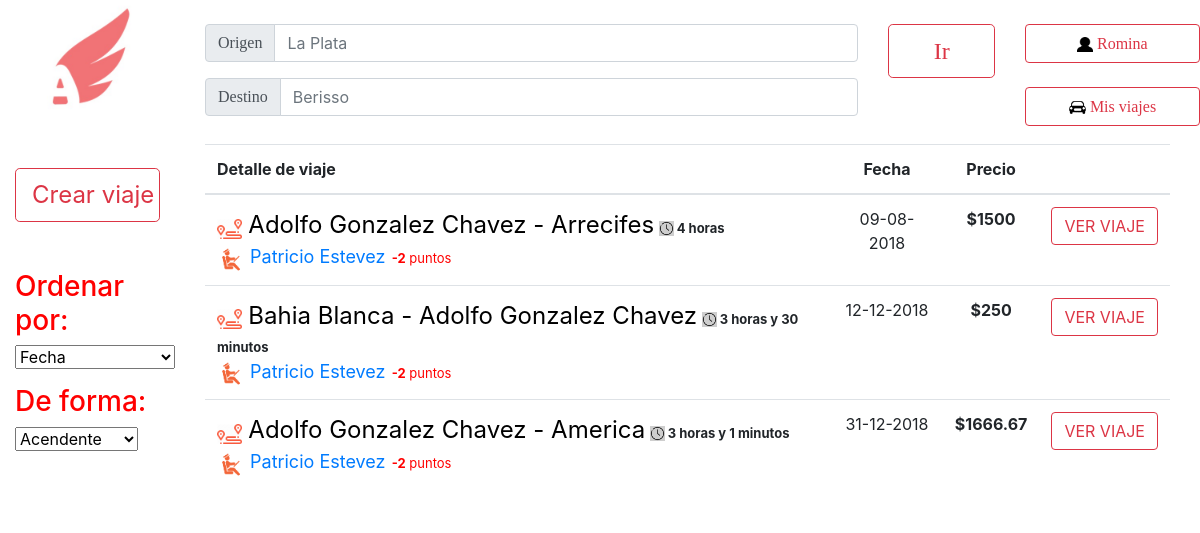
The app's page /PaginaPrincipal.php?inicio=romi.albertdi@gmail.com (signed in), older data.
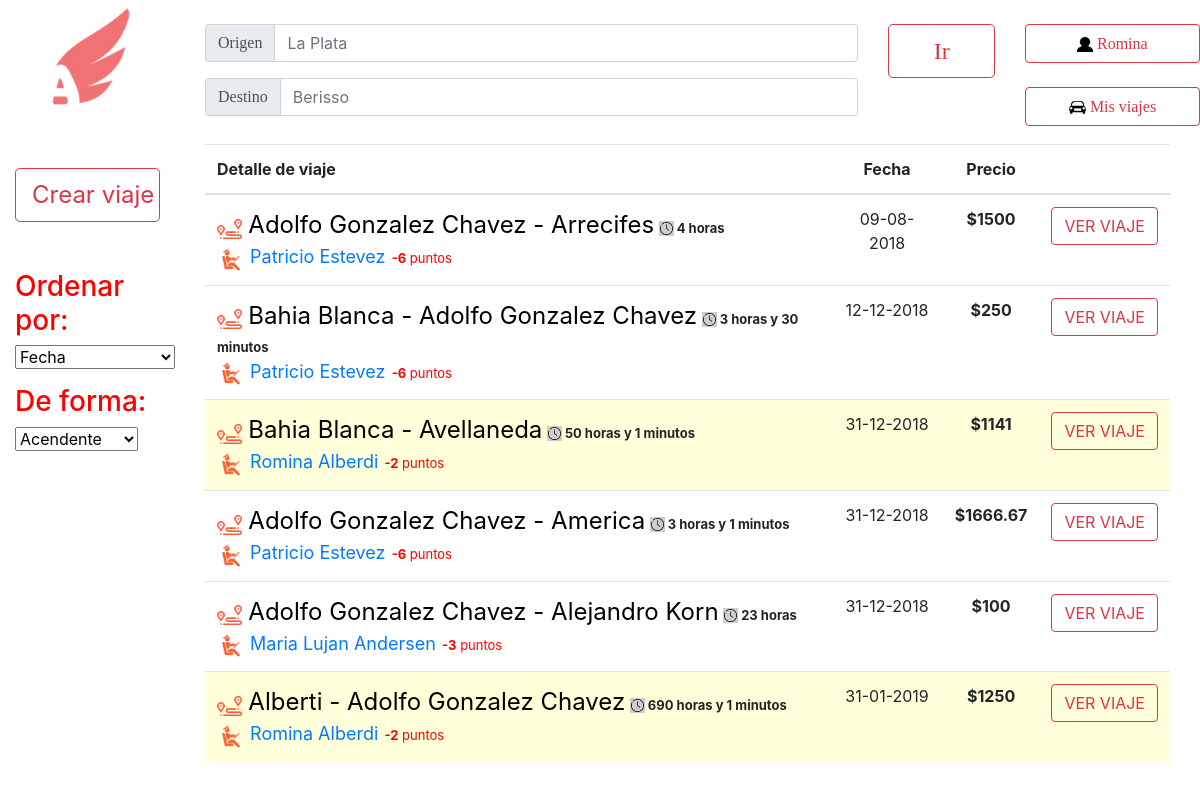
The same page, newer data.
### tables this page shows
CREATE TABLE IF NOT EXISTS `viajes` (
  `IDviaje` int(11) NOT NULL AUTO_INCREMENT,
  `fecha` date NOT NULL,
  `hora` time NOT NULL,
  `IDvehiculo` int(50) NOT NULL,
  `IDconductor` int(50) NOT NULL,
  `llegada` datetime NOT NULL,
  `IDOrigen` int(11) NOT NULL,
  `IDDestino` int(11) NOT NULL,
  `Precio` double NOT NULL,
  `asientos_disponibles` int(5) NOT NULL,
  `realizado` tinyint(1) NOT NULL DEFAULT '0',
  PRIMARY KEY (`IDviaje`)
);

CREATE TABLE IF NOT EXISTS `ciudades` (
  `nombre` varchar(100) NOT NULL,
  `IDCiudad` int(11) NOT NULL AUTO_INCREMENT,
  PRIMARY KEY (`IDCiudad`)
);

CREATE TABLE IF NOT EXISTS `usuarios` (
  `nombre` varchar(50) NOT NULL,
  `apellido` varchar(50) NOT NULL,
  `email` varchar(50) NOT NULL,
  `clave` varchar(50) NOT NULL,
  `fecha` date NOT NULL,
  `foto` longblob,
  `token` varchar(100) NOT NULL,
  `ID` int(11) NOT NULL AUTO_INCREMENT,
  `borrado` tinyint(1) NOT NULL DEFAULT '0',
  `penalizacion` int(20) NOT NULL DEFAULT '0',
  `penalizacion_acom` int(20) NOT NULL DEFAULT '0',
  `deuda` float NOT NULL DEFAULT '0',
  PRIMARY KEY (`ID`)
);

### PaginaPrincipal.php (the view, shortened to what the changed rows need)
<!doctype html>
<html lang="en">
  <head>
    <link rel="stylesheet" href="css/bootstrap.min.css">
    <link rel="stylesheet" href="css/Estilos.css">
  </head>
  <body>
          <?php
          $link = conectarABase();
          $id = $_SESSION['id'];
          $hoy = new DateTime('today');
          $ordenamiento=1;
          $forma='a';
          switch ($ordenamiento) {
                case 1:
                    if($forma=='d'){$viajes = mysqli_query($link,"SELECT * FROM viajes ORDER BY fecha desc,hora desc");}
                    else{$viajes = mysqli_query($link,"SELECT * FROM viajes ORDER BY fecha,hora");}
                    break;
            }
        ?>
      <br><br><br><br><br><br>
          <div class="row">
              <div class="col-10 ">
                        <div style="margin-right: 30px">
                            <table class="table table-hover">
                                <thead>
                                    <tr>
                                        <th>Detalle de viaje</th>
                                        <th class='text-center'>Fecha</th>
                                        <th class="text-center">Precio</th>
                                        <th> </th>
                                    </tr>
                                </thead>
                                <tbody>
                                    <?php while($row = $viajes->fetch_array(MYSQLI_NUM)){
                                    $fechaViaje = new DateTime($row[1] . $row[2]);
                                    if (($fechaViaje > $hoy)&&($row[9]>0)){
                                    $origen= mysqli_query($link, "SELECT * FROM ciudades where IDCiudad=$row[6]");
                                    $origen = $origen ->fetch_array(MYSQLI_NUM);
                                    $destino= mysqli_query($link, "SELECT * FROM ciudades where IDCiudad=$row[7]");
                                    $destino = $destino ->fetch_array(MYSQLI_NUM);
                                    $conductor = mysqli_query($link, "SELECT * FROM usuarios where ID=$row[4]");
                                    $conductor = $conductor ->fetch_array(MYSQLI_NUM);
                                    $calificaciones = mysqli_query($link, "SELECT calificacion FROM calificaciones where IDdestino=$conductor[7] AND aConductor");
                                    $puntos=0;
                                    while($cal = $calificaciones->fetch_array(MYSQLI_NUM)){
                                        $puntos=$puntos+$cal[0];
                                    }
                                    $puntos = $puntos - $conductor[9];
                                    ?>
                                    <tr style="background-color: <?php if ($row[4]==$id) { echo "#ffffd9";} ?> ">
                                        <td>
                                        <div class="media">
                                            <div class="media-body">
                                                <img src="Imagenes/VIAJE.png" height="20"><font size='5' color='black'> <?php echo"$origen[0] - $destino[0]" ?></font>&nbsp;<img src="Imagenes/reloj.png" height="15"><strong style="font-size: 13px"> <?php $fecha1 = new DateTime("$row[1] . $row[2]");$fecha2 = new DateTime($row[5]);$diferencia = $fecha2->diff($fecha1);$agregar=0;if($diferencia->d>0){$agregar=$diferencia->d*24;}$horas=$diferencia->h+$agregar;echo "$horas horas";if(($diferencia->i)!=0){echo" y $diferencia->i minutos";}?></strong><br>
                                                <img src="Imagenes/CONDUCTOR.png" height="28"><font size='4'><a href="verPerfil.php?id=<?php echo $conductor[7]?>"> <?php echo "$conductor[0] $conductor[1]"?></a></font><font size='2' color='<?php if ($puntos>=0){echo "green";}else{echo "red";}?>'><strong color='<?php if($puntos>=0){echo "green";}else{echo "red";} ?>'>&nbsp;&nbsp;<?php echo $puntos?></strong> puntos</font><br>
                                            </div>
                                        </div> </td>
                                        <td style="text-align: center">
                                        <?php $fechaS = new DateTime($row[1]); echo $fechaS->format('d-m-Y');?>
                                        </td>
                                        <td style="text-align: center"><strong><?php echo '$' . round($row[8],2);?></strong></td>
                                        <td>
                                            <a class="btn btn-outline-danger" href="verViaje.php?id=<?php echo $row[0];?>">
                                             VER VIAJE
                                        </a></td>
                                    </tr>
                                    <?php }}?>
                                </tbody>
                            </table>
                    </div>
              </div>
          </div>
  </body>
</html>

Row changes from the older to the newer data that the page shows:
computed for viajes "Arrecifes": puntos "-2" → "-6"
computed for viajes (number 2 of 6 on the later page): puntos "-2" → "-6"
added viajes: ciudades.nombre "Bahia Blanca", ciudades.nombre "Avellaneda", horas "50", i "1", usuarios.nombre "Romina", usuarios.apellido "Alberdi", puntos "-2", fecha "31-12-2018", Precio "1141", IDconductor 113 (drawn)
changed viajes "America": puntos "-2" → "-6"
added viajes: ciudades.nombre "Adolfo Gonzalez Chavez", ciudades.nombre "Alejandro Korn", horas "23", usuarios.nombre "Maria Lujan", usuarios.apellido "Andersen", puntos "-3", fecha "31-12-2018", Precio "100"
added viajes: ciudades.nombre "Alberti", ciudades.nombre "Adolfo Gonzalez Chavez", horas "690", i "1", usuarios.nombre "Romina", usuarios.apellido "Alberdi", puntos "-2", fecha "31-01-2019", Precio "1250", IDconductor 113 (drawn)
